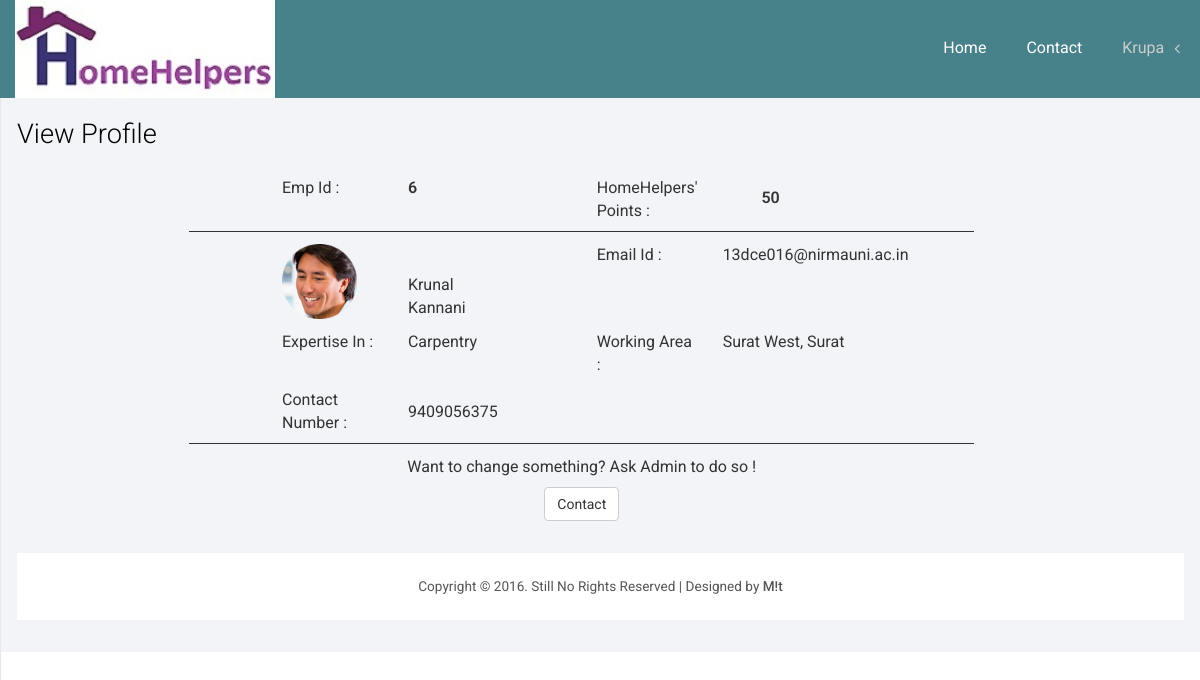
Screenshot of /SP/VProfile.php (signed in) with the database file from the repository.
### tables this page shows
CREATE TABLE IF NOT EXISTS `sprovider_master` (
`Emp_id` int(8) NOT NULL,
  `First_name` varchar(16) NOT NULL,
  `Last_name` varchar(16) DEFAULT NULL,
  `Email_ID` varchar(32) NOT NULL,
  `Profile_image` text NOT NULL,
  `User_type` varchar(5) NOT NULL DEFAULT 'SP',
  `Service_id` int(2) NOT NULL,
  `City_id` int(4) NOT NULL,
  `Area_id` int(8) NOT NULL,
  `Contact_no` bigint(10) NOT NULL,
  `Points` int(4) NOT NULL DEFAULT '50',
  `Available` tinyint(1) NOT NULL DEFAULT '1',
  `Password` varchar(32) NOT NULL DEFAULT 'homehelpers',
  `Deleted` tinyint(1) NOT NULL DEFAULT '0',
  `Time_Stamp` date NOT NULL
);

CREATE TABLE IF NOT EXISTS `service_master` (
`Service_id` int(4) NOT NULL,
  `Service_name` varchar(32) NOT NULL,
  `Service_description` text,
  `Service_icon` varchar(64) DEFAULT NULL,
  `Service_fees` int(2) DEFAULT NULL,
  `Deleted` tinyint(1) NOT NULL DEFAULT '0'
);

CREATE TABLE IF NOT EXISTS `area_master` (
`Area_id` int(8) NOT NULL,
  `Area_name` varchar(16) NOT NULL,
  `City_id` int(4) NOT NULL,
  `Deleted` tinyint(1) NOT NULL DEFAULT '0'
);

CREATE TABLE IF NOT EXISTS `city_master` (
`City_id` int(4) NOT NULL,
  `City_name` varchar(16) NOT NULL,
  `Deleted` tinyint(1) NOT NULL DEFAULT '0'
);

### SP/VProfile.php (the view, shortened to what this page needs)
<!DOCTYPE HTML>
<html style="background-color: #FFF;">
<?php
require("../connection.php");
require_once("Navigation.php");
?>
<head>
</head>
<body>
<div id="wrapper">
    <div id="page-wrapper" style="margin-left: 0px; min-height: 399px;">
        <div class="graphs">
            <div class="xs" style="margin-top: 88px;">
                <h3>View Profile</h3>
                <?php
                    $SPSelect="SELECT * FROM `sprovider_master` WHERE Emp_id='{$_SESSION['User_id']}'";
                    $SPResult=mysql_query($SPSelect,$con);
                    $SPRow=mysql_fetch_assoc($SPResult);
                    $SSelect="SELECT Service_name FROM `service_master` WHERE Service_id='{$SPRow['Service_id']}'";
                    $SResult=mysql_query($SSelect,$con);
                    $SRow=mysql_fetch_assoc($SResult);
                    $CSelect="SELECT City_name FROM `city_master` WHERE City_id='{$SPRow['City_id']}'";
                    $CResult=mysql_query($CSelect,$con);
                    $CRow=mysql_fetch_assoc($CResult);
                    $ASelect="SELECT Area_name FROM `area_master` WHERE Area_id='{$SPRow['Area_id']}'";
                    $AResult=mysql_query($ASelect,$con);
                    $ARow=mysql_fetch_assoc($AResult);
                ?>
                <div class="tab-content col_3" style="margin-top: 24px;">
                    <div class="tab-pane active" id="horizontal-form">
                        <div class="col-sm-10" style="margin-bottom: 12px;">
                            <div class="col-sm-2"> </div>
                            <div class="col-sm-10" style="border-bottom: 1px solid;padding-bottom: 8px;">
                                <div class="col-sm-1"> </div>
                                <div class="col-sm-2">Emp Id :</div>
                                <div class="col-sm-2" style="font-weight: 600"><?php echo $SPRow['Emp_id'];?></div>
                                <div class="col-sm-1"> </div>
                                <div class="col-sm-2">HomeHelpers' Points :</div>
                                <div class="col-sm-2" style="padding-top: 10px;font-weight: 600;" align="center"><?php echo $SPRow['Points'];?></div>
                            </div>
                        </div>
                        <div class="col-sm-10">
                            <div class="col-sm-2"> </div>
                            <div class="col-sm-10">
                                <div class="col-sm-1"> </div>
                                <div class="col-sm-2"><img src="../images/<?php echo $SPRow['Profile_image']?>" width="75"></div>
                                <div class="col-sm-2" style="padding-top: 30px;"><?php echo $SPRow['First_name']." ".$SPRow['Last_name'];?></div>
                                <div class="col-sm-1"> </div>
                                <div class="col-sm-2">Email Id :</div>
                                <div class="col-sm-2"><?php echo $SPRow['Email_ID'];?></div>
                            </div>
                        </div>
                        <div class="col-sm-10" style="margin-top: 12px;">
                            <div class="col-sm-2"> </div>
                            <div class="col-sm-10">
                                <div class="col-sm-1"> </div>
                                <div class="col-sm-2">Expertise In :</div>
                                <div class="col-sm-2"><?php echo $SRow['Service_name'];?></div>
                                <div class="col-sm-1"> </div>
                                <div class="col-sm-2">Working Area :</div>
                                <div class="col-sm-4"><?php echo $ARow['Area_name'];?>, <?php echo $CRow['City_name'];?></div>
                            </div>
                        </div>
                        <div class="col-sm-10" style="margin-bottom: 12px;margin-top: 12px;">
                            <div class="col-sm-2"> </div>
                            <div class="col-sm-10"  style="border-bottom: 1px solid;padding-bottom: 8px;">
                                <div class="col-sm-1"> </div>
                                <div class="col-sm-2">Contact Number :</div>
                                <div class="col-sm-2" style="padding-top: 12px;"><?php echo $SPRow['Contact_no'];?></div>
                            </div>
                        </div>
                        <div class="col-sm-10" align="center">
                            <div class="col-sm-2"> </div>
                            Want to change something? Ask Admin to do so !
                        </div>
                        <div class="col-sm-10" align="center" style="padding-top: 8px;">
                            <div class="col-sm-2"> </div>
                            <a href="Feedback.php" class="btn btn-default">Contact</a>
                        </div>
                    </div>
                </div>
                <div class="clearfix"> </div>
                <div class="copy_layout" style="margin-top: 32px;">
                    <p>Copyright © 2016. Still No Rights Reserved | Designed by <b style="font-weight: 500">M!t</b> </p>
                </div>
            </div>
        </div>
    </div>
</div>
</body>
</html>

### css/style.css (style rules this page uses)
h4, h5, h6, h1, h2, h3 { margin-top: 0; }
p { margin: 0; }
html, body { font-family: 'Roboto', sans-serif; font-size: 100%; background:#000; overflow-x: hidden; }
body a { transition:0.5s all; -webkit-transition:0.5s all; -moz-transition:0.5s all; -o-transition:0.5s all; -ms-transition:0.5s all; }
.but_list, .tab-content { margin:1.5em 0 0 0; }
.col_3 { margin-bottom:1em; }
.copy p, .copy_layout p { font-size:0.85em; color:#555; }
.graphs { padding: 2em 1em; background: #f2f4f8; font-family: 'Roboto', sans-serif; }
.xs h3, .widget_head { color:#000; font-size:1.7em; font-weight:300; margin-bottom: 1em; }
.tab-content > .active { display: block; visibility: visible; }
.copy_layout { padding:1.5em 0; background:#fff; text-align:center; margin: 4em 0 0em 0; }

### css/custom.css (style rules this page uses)
#wrapper { width: 100%; }
#page-wrapper { min-height: 568px; background-color: #fff; }
@media (min-width:768px) { #page-wrapper { position: inherit; margin: 0 0 0 250px; border-left: 1px solid #e7e7e7; } }

### rows the page displays
sprovider_master: Emp_id "6", Points "50", Profile_image (picture), First_name "Krunal", Last_name "Kannani", Email_ID "13dce016@nirmauni.ac.in", Contact_no "9409056375"
service_master: Service_name "Carpentry"
area_master: Area_name "Surat West"
city_master: City_name "Surat"

### other values shown
$_SESSION["First_name"] "Krupa"
